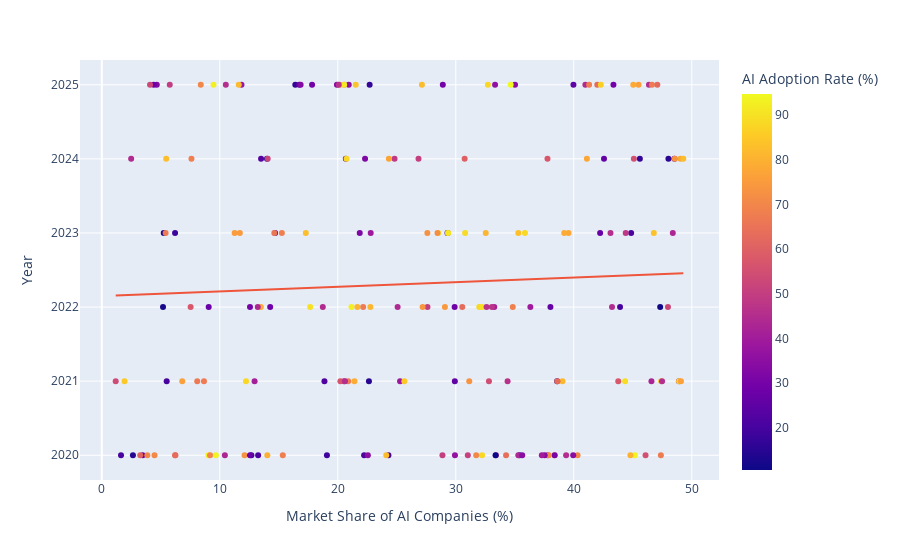

The cell this chart's notebook holds for it:
### Markdown cell above
# Market shares of AI companies according to the year

### Code cell
fig = px.scatter(df ,x='Market Share of AI Companies (%)',
                y='Year',
                color='AI Adoption Rate (%)',
                hover_data='Market Share of AI Companies (%)',
                hover_name='Country' ,
                trendline="ols")
fig.show()

### Figure 1 — Plotly figure (JSON) as saved in the notebook; plotly's stock layout.template omitted (floating-point values rounded to 4 significant figures; data arrays with more than 128 entries replaced by an {"elided": "..."} marker saying what was removed)
{"data": [{"hovertemplate": "<b>%{hovertext}</b><br><br>Market Share of AI Companies (%)=%{x}<br>Year=%{y}<br>AI Adoption Rate (%)=%{marker.color}<extra></extra>", "hovertext": {"elided": "200 str values"}, "legendgroup": "", "marker": {"color": {"elided": "200 float values"}, "coloraxis": "coloraxis", "symbol": "circle"}, "mode": "markers", "name": "", "orientation": "v", "showlegend": false, "type": "scatter", "x": {"elided": "200 float values"}, "xaxis": "x", "y": {"elided": "200 int values"}, "yaxis": "y"}, {"hovertemplate": "<b>OLS trendline</b><br>Year = 0.00623355 * Market Share of AI Companies (%) + 2022.15<br>R<sup>2</sup>=0.002293<br><br>Market Share of AI Companies (%)=%{x}<br>Year=%{y} <b>(trend)</b><extra></extra>", "legendgroup": "", "marker": {"symbol": "circle"}, "mode": "lines", "name": "", "showlegend": false, "type": "scatter", "x": {"elided": "200 float values"}, "xaxis": "x", "y": {"elided": "200 float values"}, "yaxis": "y"}], "layout": {"coloraxis": {"colorbar": {"title": {"text": "AI Adoption Rate (%)"}}, "colorscale": [[0, "#0d0887"], [0.1111, "#46039f"], [0.2222, "#7201a8"], [0.3333, "#9c179e"], [0.4444, "#bd3786"], [0.5556, "#d8576b"], [0.6667, "#ed7953"], [0.7778, "#fb9f3a"], [0.8889, "#fdca26"], [1, "#f0f921"]]}, "legend": {"tracegroupgap": 0}, "margin": {"t": 60}, "xaxis": {"anchor": "y", "domain": [0, 1], "title": {"text": "Market Share of AI Companies (%)"}}, "yaxis": {"anchor": "x", "domain": [0, 1], "title": {"text": "Year"}}}}
